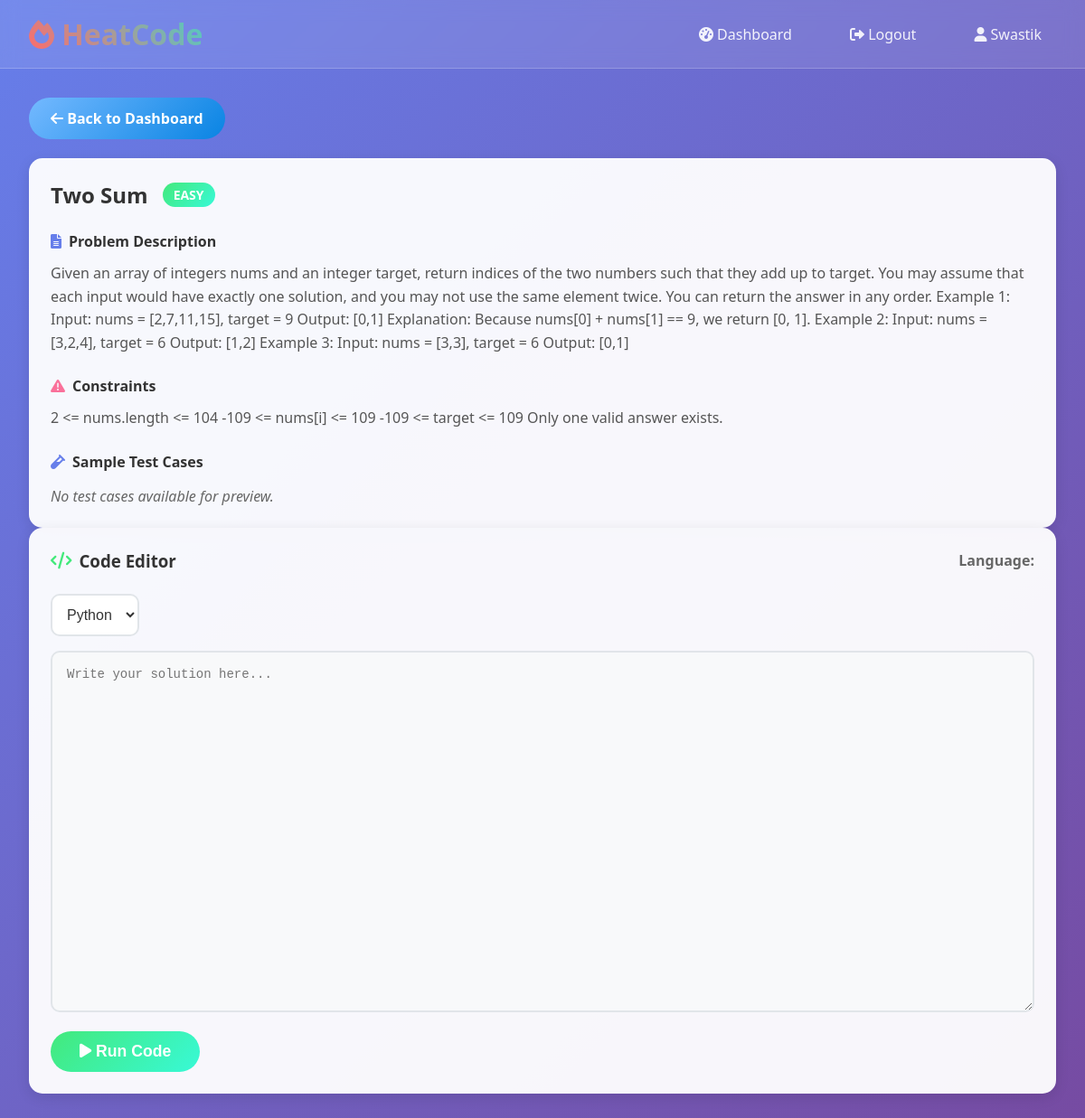
Screenshot of /solve/2/ (signed in) with the database file from the repository.
### authentication/models.py (models this page shows, shortened)
class Problem(models.Model):
    problem_id = models.CharField(max_length=20, unique=True)
    title  = models.CharField(max_length=255)
    description = models.TextField()
    constraints = models.TextField()
    difficulty = models.CharField(max_length=10, choices=[('Easy','Easy'),('Medium','Medium'),('Hard','Hard')])
    companies = models.ManyToManyField(Company, blank=True)
    tags = models.ManyToManyField(Tag, blank=True)
    created_at = models.DateTimeField(auto_now_add=True)
    updated_at = models.DateTimeField(auto_now=True)

### compiler/views.py (the view, shortened to what this page needs)
# urls.py: path('solve/<str:problem_id>/', solve_problem_view, name='solve_problem'),
@login_required
def solve_problem_view(request, problem_id):
    problem = get_object_or_404(Problem, problem_id=problem_id)
    output = ""
    return render(request, 'compiler/solve.html', {
        'problem': problem,
        'output': output,
        'code': request.POST.get('code', ''),
        'language': request.POST.get('language', 'python'),
    })

### compiler/templates/compiler/solve.html (shortened to what this page needs)
{% extends 'layout.html' %}
{% block content %}
<div style="margin-bottom: 1rem;">
    <a href="{% url 'dashboard_view' %}" class="btn btn-secondary">
        <i class="fas fa-arrow-left"></i> Back to Dashboard
    </a>
</div>
<div class="split-container">
    <div class="problem-panel">
        <div style="display: flex; align-items: center; gap: 1rem; margin-bottom: 1.5rem;">
            <h2 style="color: #333; margin: 0;">{{ problem.title }}</h2>
            <span class="difficulty-badge difficulty-{{ problem.difficulty|lower }}">
                {{ problem.difficulty }}
            </span>
        </div>
        <div style="margin-bottom: 1.5rem;">
            <h4 style="color: #333; margin-bottom: 0.75rem; display: flex; align-items: center;">
                <i class="fas fa-file-alt" style="margin-right: 0.5rem; color: #667eea;"></i>
                Problem Description
            </h4>
            <p style="line-height: 1.6; color: #555; margin: 0;">{{ problem.description }}</p>
        </div>
        <div style="margin-bottom: 1.5rem;">
            <h4 style="color: #333; margin-bottom: 0.75rem; display: flex; align-items: center;">
                <i class="fas fa-exclamation-triangle" style="margin-right: 0.5rem; color: #fa709a;"></i>
                Constraints
            </h4>
            <p style="line-height: 1.6; color: #555; margin: 0;">{{ problem.constraints }}</p>
        </div>
        <div>
            <h4 style="color: #333; margin-bottom: 1rem; display: flex; align-items: center;">
                <i class="fas fa-vial" style="margin-right: 0.5rem; color: #667eea;"></i>
                Sample Test Cases
            </h4>
            {% for tc in problem.testcases.all %}
                {% if not tc.is_hidden %}
                    <div class="testcase-item">
                        <div style="margin-bottom: 0.75rem;">
                            <strong style="color: #333;">Input:</strong>
                            <pre style="background: white; padding: 0.5rem; border-radius: 5px; margin: 0.25rem 0; font-size: 0.875rem; color: #2d3748;">{{ tc.input_data }}</pre>
                        </div>
                        <div>
                            <strong style="color: #333;">Expected Output:</strong>
                            <pre style="background: white; padding: 0.5rem; border-radius: 5px; margin: 0.25rem 0; font-size: 0.875rem; color: #2d3748;">{{ tc.expected_output }}</pre>
                        </div>
                    </div>
                {% endif %}
            {% empty %}
                <p style="color: #666; font-style: italic;">No test cases available for preview.</p>
            {% endfor %}
        </div>
    </div>
    <div class="code-panel">
        <div style="display: flex; justify-content: space-between; align-items: center; margin-bottom: 1.5rem;">
            <h3 style="color: #333; margin: 0; display: flex; align-items: center;">
                <i class="fas fa-code" style="margin-right: 0.5rem; color: #43e97b;"></i>
                Code Editor
            </h3>
            <div style="display: flex; align-items: center; gap: 1rem;">
                <span style="color: #666; font-weight: 600;">Language:</span>
            </div>
        </div>
        <form method="POST" style="height: 100%;">
            <div style="margin-bottom: 1rem;">
                <select name="language" class="language-selector">
                    <option value="python" {% if language == "python" %}selected{% endif %}>
                        <i class="fab fa-python"></i> Python
                    </option>
                </select>
            </div>
            <textarea name="code" class="code-editor" placeholder="Write your solution here...">{{ code }}</textarea>
            <div style="margin-top: 1rem;">
                <button type="submit" class="btn btn-success" style="font-size: 1.1rem; padding: 0.75rem 2rem;">
                    <i class="fas fa-play"></i> Run Code
                </button>
            </div>
        </form>
    </div>
</div>
{% endblock %}

### templates/layout.html (shortened to what this page needs)
<!DOCTYPE html>
<html lang="en">
<head>
    <link href="https://cdnjs.cloudflare.com/ajax/libs/font-awesome/6.0.0/css/all.min.css" rel="stylesheet">
</head>
<body>
    <nav class="navbar">
        <div class="nav-container">
            <a href="{% url 'home' %}" class="logo">
                <i class="fas fa-fire"></i> HeatCode
            </a>
            <div class="nav-links">
                {% if user.is_authenticated %}
                    <a href="{% url 'dashboard_view' %}" class="nav-link">
                        <i class="fas fa-tachometer-alt"></i> Dashboard
                    </a>
                    <a href="{% url 'logout_view' %}" class="nav-link">
                        <i class="fas fa-sign-out-alt"></i> Logout
                    </a>
                    <span class="nav-link">
                        <i class="fas fa-user"></i> {{ user.username }}
                    </span>
                {% endif %}
            </div>
        </div>
    </nav>
    <div class="main-container">
        {% block content %}{% endblock %}
    </div>
</body>
</html>

### rows the page displays
Problem: title "Two Sum", difficulty "EASY", description "Given an array of integers nums and an integer target, return indices of the two numbers such that they add up to target. You may assume that each input would have exactly one solution, and you may not use the same element twice. You can return the answer in any order. Example 1: Input: nums = [2,7,11,15], target = 9 Output: [0,1] Explanation: Because nums[0] + nums[1] == 9, we return [0, 1]. Example 2: Input: nums = [3,2,4], target = 6 Output: [1,2] Example 3: Input: nums = [3,3], target = 6 Output: [0,1]", constraints "2 <= nums.length <= 104 -109 <= nums[i] <= 109 -109 <= target <= 109 Only one valid answer exists."

### other values shown
{{ user.username }} "Swastik"
